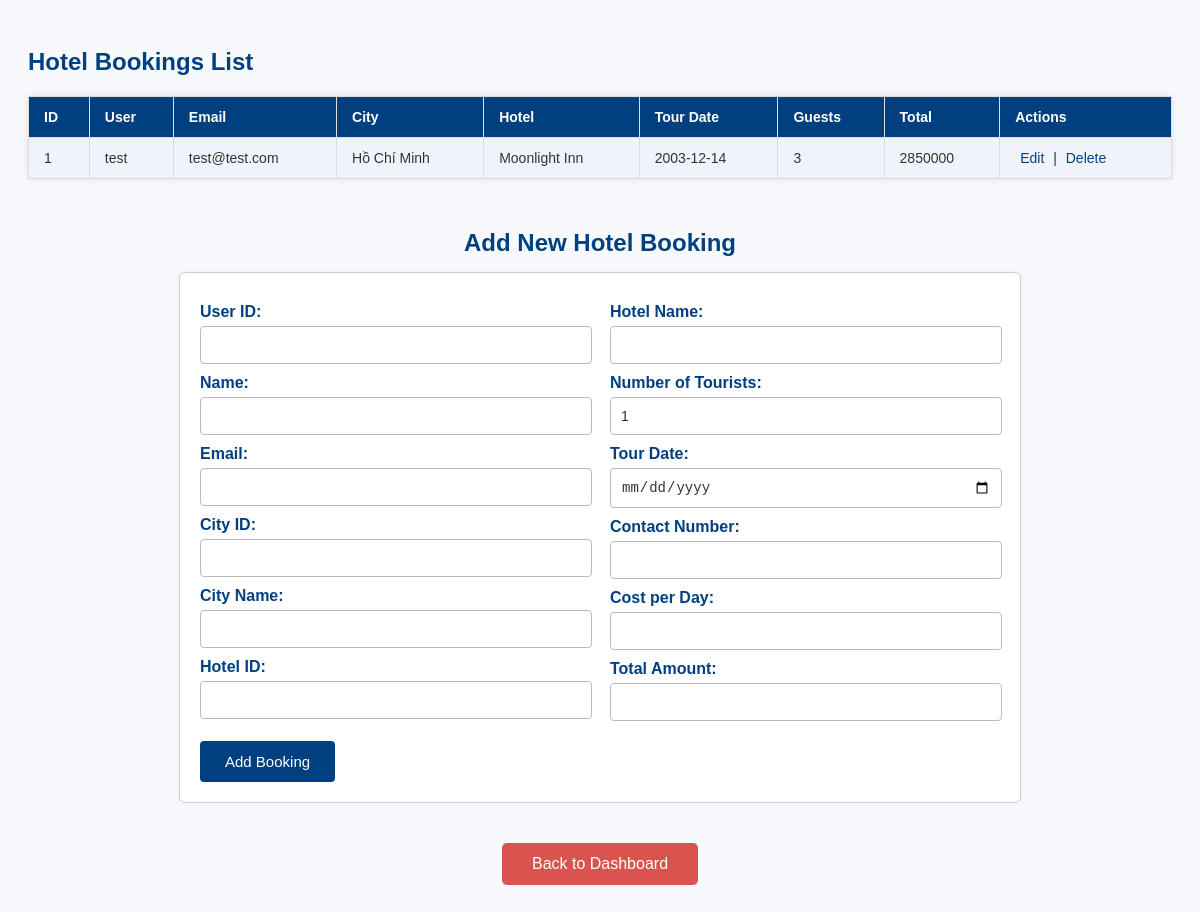
/admin/adminviewhotelbooking.php, run on an earlier commit of the app's database.
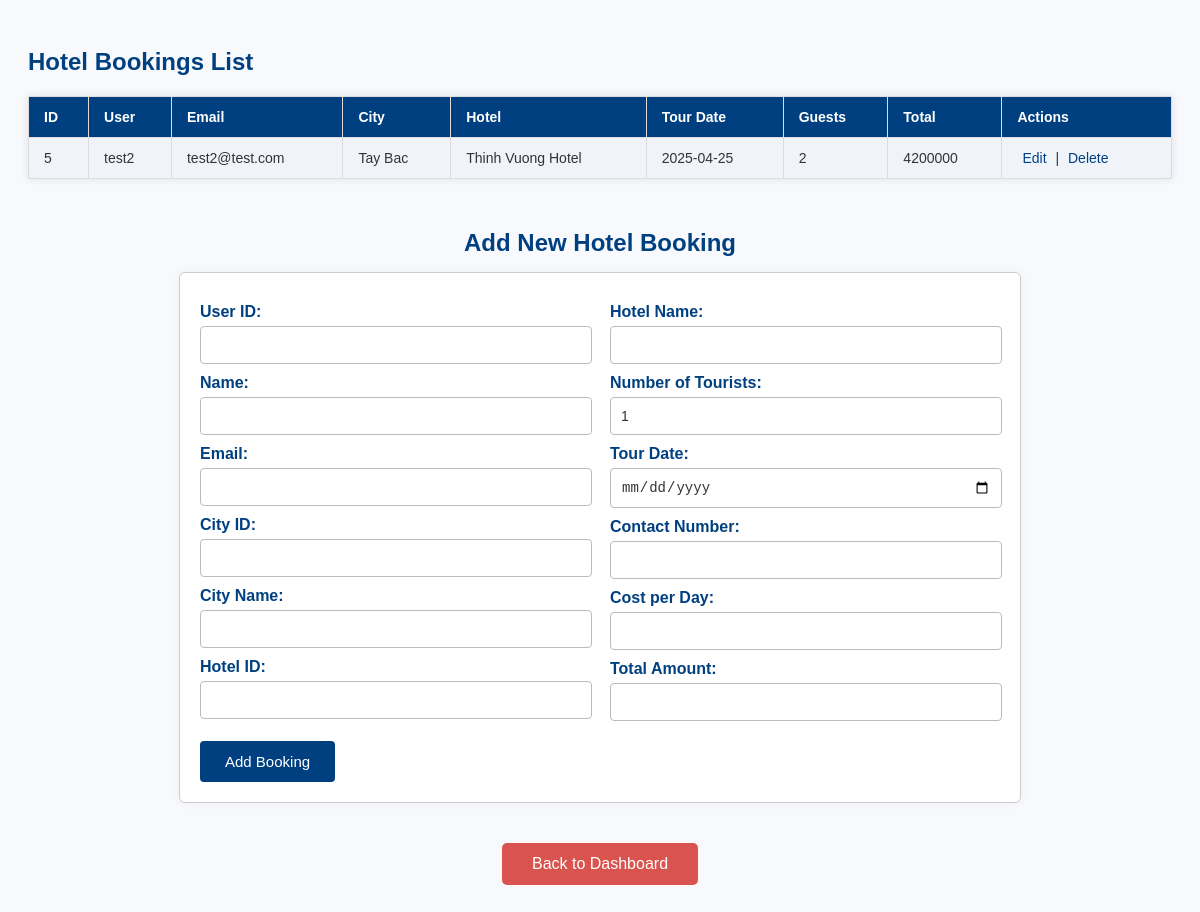
And on a later commit of the database.
### tables this page shows
CREATE TABLE `hotel_bookings` (
  `booking_id` int NOT NULL AUTO_INCREMENT,
  `userid` int NOT NULL,
  `name` varchar(100) NOT NULL,
  `email` varchar(100) NOT NULL,
  `cityid` int NOT NULL,
  `city_name` varchar(100) NOT NULL,
  `hotelid` int NOT NULL,
  `hotel_name` varchar(100) NOT NULL,
  `tourists` int NOT NULL DEFAULT '1',
  `tour_date` date NOT NULL,
  `contact` varchar(20) NOT NULL,
  `cost_per_day` int NOT NULL,
  `total_amount` int NOT NULL,
  `booking_date` timestamp NULL DEFAULT CURRENT_TIMESTAMP,
  PRIMARY KEY (`booking_id`),
  KEY `userid` (`userid`),
  KEY `cityid` (`cityid`),
  KEY `hotelid` (`hotelid`),
  CONSTRAINT `hotel_bookings_ibfk_1` FOREIGN KEY (`userid`) REFERENCES `login` (`usersid`),
  CONSTRAINT `hotel_bookings_ibfk_2` FOREIGN KEY (`cityid`) REFERENCES `cities` (`cityid`),
  CONSTRAINT `hotel_bookings_ibfk_3` FOREIGN KEY (`hotelid`) REFERENCES `hotels` (`hotelid`)
);

### admin/adminviewhotelbooking.php (the view, shortened to what this page needs)
<?php
include '../dbconnect.php';
$result = $conn->query("SELECT * FROM hotel_bookings");
?>
<!DOCTYPE html>
<html lang="en">
<head>
<link rel="stylesheet" type="text/css" href="../css/adminviewhotelbooking.css">
</head>
<body>
<h2>Hotel Bookings List</h2>
<table>
    <tr>
        <th>ID</th><th>User</th><th>Email</th><th>City</th><th>Hotel</th><th>Tour Date</th><th>Guests</th><th>Total</th><th>Actions</th>
    </tr>
    <?php while ($row = $result->fetch_assoc()) { ?>
    <tr>
        <td><?= htmlspecialchars($row["booking_id"]) ?></td>
        <td><?= htmlspecialchars($row["name"]) ?></td>
        <td><?= htmlspecialchars($row["email"]) ?></td>
        <td><?= htmlspecialchars($row["city_name"]) ?></td>
        <td><?= htmlspecialchars($row["hotel_name"]) ?></td>
        <td><?= htmlspecialchars($row["tour_date"]) ?></td>
        <td><?= htmlspecialchars($row["tourists"]) ?></td>
        <td><?= htmlspecialchars($row["total_amount"]) ?></td>
        <td>
            <a href="?edit=<?= htmlspecialchars($row["booking_id"]) ?>">Edit</a> |
            <a href="?delete=<?= htmlspecialchars($row["booking_id"]) ?>" onclick="return confirm('Are you sure you want to delete this booking?')">Delete</a>
        </td>
    </tr>
    <?php } ?>
</table>
<?php
$edit = null;
?>
<div class="form-container">
    <h2><?= $edit ? "Edit Hotel Booking #" . htmlspecialchars($edit["booking_id"]) : "Add New Hotel Booking" ?></h2>
    <form method="POST" novalidate>
        <div class="form-columns">
            <div>
                <label>User ID:</label>
                <input name="userid" type="number" value="<?= htmlspecialchars($edit["userid"] ?? '') ?>" required>
                <label>Name:</label>
                <input name="name" type="text" value="<?= htmlspecialchars($edit["name"] ?? '') ?>" required>
                <label>Email:</label>
                <input name="email" type="email" value="<?= htmlspecialchars($edit["email"] ?? '') ?>" required>
                <label>City ID:</label>
                <input name="cityid" type="number" value="<?= htmlspecialchars($edit["cityid"] ?? '') ?>" required>
                <label>City Name:</label>
                <input name="city_name" type="text" value="<?= htmlspecialchars($edit["city_name"] ?? '') ?>" required>
                <label>Hotel ID:</label>
                <input name="hotelid" type="number" value="<?= htmlspecialchars($edit["hotelid"] ?? '') ?>" required>
            </div>
            <div>
                <label>Hotel Name:</label>
                <input name="hotel_name" type="text" value="<?= htmlspecialchars($edit["hotel_name"] ?? '') ?>" required>
                <label>Number of Tourists:</label>
                <input name="tourists" type="number" min="1" value="<?= htmlspecialchars($edit["tourists"] ?? '1') ?>" required>
                <label>Tour Date:</label>
                <input name="tour_date" type="date" value="<?= htmlspecialchars($edit["tour_date"] ?? '') ?>" required>
                <label>Contact Number:</label>
                <input name="contact" type="text" value="<?= htmlspecialchars($edit["contact"] ?? '') ?>" required>
                <label>Cost per Day:</label>
                <input name="cost_per_day" type="number" min="0" step="0.01" value="<?= htmlspecialchars($edit["cost_per_day"] ?? '') ?>" required>
                <label>Total Amount:</label>
                <input name="total_amount" type="number" min="0" step="0.01" value="<?= htmlspecialchars($edit["total_amount"] ?? '') ?>" required>
            </div>
        </div>
        <input type="submit" value="<?= $edit ? "Update Booking" : "Add Booking" ?>">
    </form>
</div>
<button class="back-btn" onclick="window.location.href='admindashboard.php'">Back to Dashboard</button>
</body>
</html>

What changed in the data, as far as the page shows it:
removed hotel_bookings: booking_id "1", name "test", email "test@test.com", city_name "Hồ Chí Minh", hotel_name "Moonlight Inn", tour_date "2003-12-14", tourists "3", total_amount "2850000"
added hotel_bookings: booking_id "5", name "test2", email "test2@test.com", city_name "Tay Bac", hotel_name "Thinh Vuong Hotel", tour_date "2025-04-25", tourists "2", total_amount "4200000"
